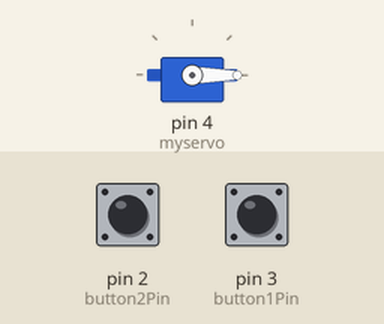
Simulated run of this sketch. Board: Arduino Uno, built with avr-gcc and run on an emulated ATmega328P. Shown: servo. Inputs (shaded band) come from the test bench; at power-on: pin 3 (button1Pin) LOW, pin 2 (button2Pin) LOW.

Above: at 1.2 s.
1.3 s: pin 3 (button1Pin) pulled HIGH for 0.15 s
At 2.3 s:
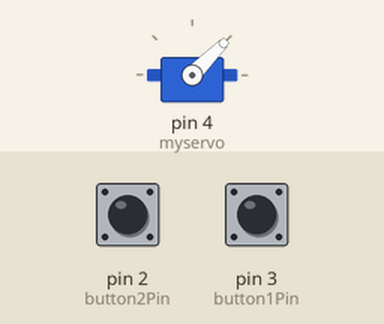
2.9 s: pin 3 (button1Pin) pulled HIGH for 1 s
At 3.8 s:
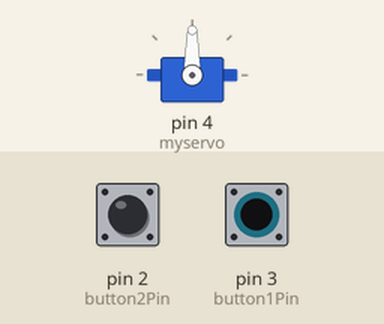
5.4 s: pin 3 (button1Pin) pulled HIGH for 0.15 s
At 6.6 s:
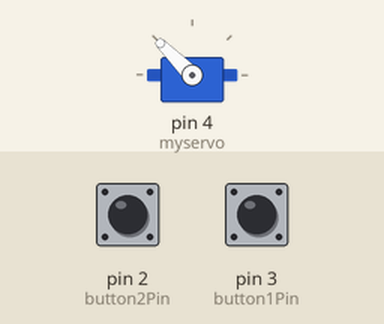
7.0 s: pin 3 (button1Pin) pulled HIGH for 3.2 s
At 8.1 s:
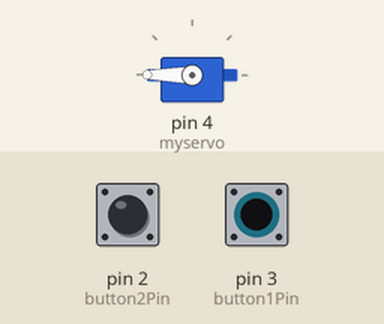
11.7 s: pin 2 (button2Pin) pulled HIGH for 0.15 s
At 12.6 s:
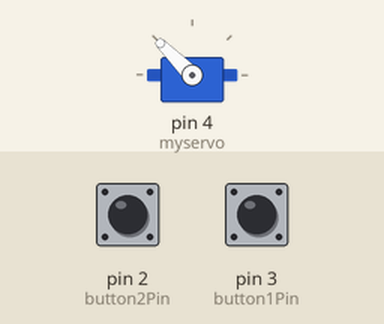
13.3 s: pin 2 (button2Pin) pulled HIGH for 1 s
At 14.1 s:
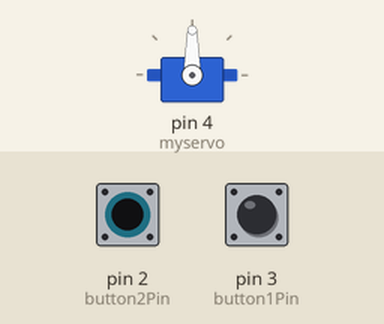
Timing chart, 0 to 16.3 s (numbered marks = the images above; inputs shaded):
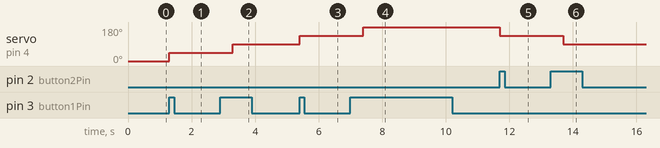

Measured:
- after the input at 1.3 s, servo on pin 4 (myservo): 0° → 45° at once
- after the input at 2.9 s, servo on pin 4 (myservo): 45° → 90° after 0.40 s
- after the input at 5.4 s, servo on pin 4 (myservo): 90° → 135° at once
- after the input at 7.0 s, servo on pin 4 (myservo): 135° → 180° after 0.40 s
- after the input at 11.7 s, servo on pin 4 (myservo): 180° → 135° at once
- after the input at 13.3 s, servo on pin 4 (myservo): 135° → 90° after 0.40 s

The sketch:

Code.ino
```cpp
// Name :- Kunjesh Kantilal Ramani (200515106)
// Date :- 27th July 2022
// Week :- Lab 10 LEVEL 2
// Description :- Include two buttons where button 1(d2) will move the motor forward by 25% and
// button 2(d3) will move the motor backwards 25%.

#include <Servo.h>
Servo myservo;
int val = 0;
int button1Pin = 3; // For button 1
int button2Pin = 2; // For button 2

void setup()
{
    myservo.attach(4); // To make an Attachment
    Serial.begin(9600);
    pinMode(button1Pin, INPUT);
    pinMode(button2Pin, INPUT);
    myservo.write(0);
}
// Below are 2 function that is used in the main loop
void func1()
{ // This function will increment the value
    myservo.write(val);
    delay(2000);
}
void func2()
{ // This function will increment the value
    myservo.write(val);
    delay(2000);
}
void loop()
{
    if (digitalRead(button1Pin) == HIGH)
    { // When button 1 is pressed then increase the value and perform the task
        val = val + 45;
        if (val >= 180)
        {
            val = 180;
        }
        func1(); // move to function 1
    }
    if (digitalRead(button2Pin) == HIGH)
    { // When button 2 is pressed then increase the value and perform the task
        val = val - 45;
        if (val <= 0)
        {
            val = 0;
        }
        func2(); // move to function 2
    }
}
```
